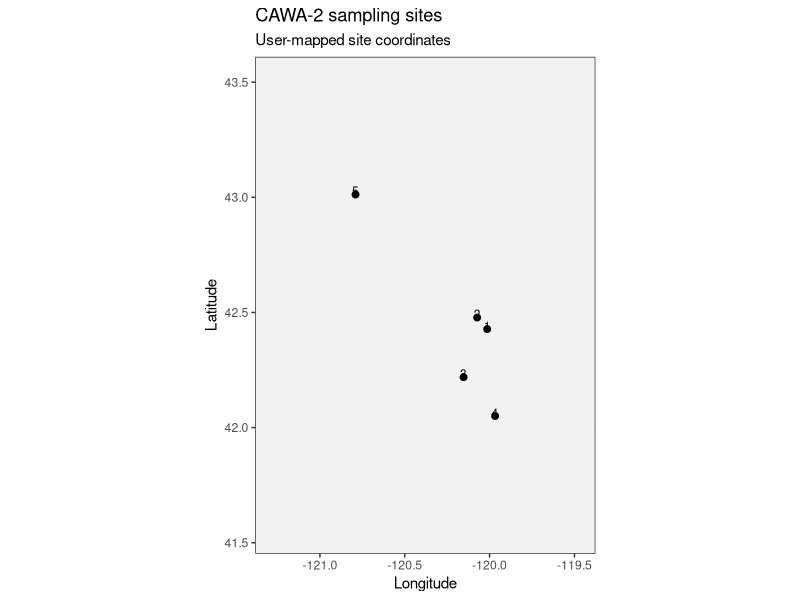
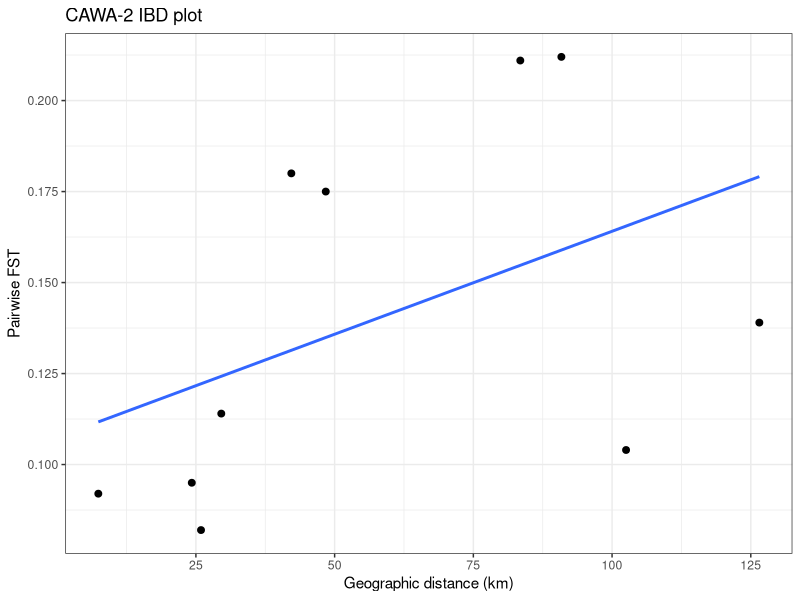

Write the R code that produced these figures, in order. (Note: this script raises an error after producing the figures.)
# ============================================================
# CAWA-2 | Warner sucker
# Catostomus warnerensis
# DeHaan et al. 2017, Ecology of Freshwater Fish
# DOI: 10.1111/eff.12305
# ============================================================
# Workflow notes
# - pairwise FST values are transcribed directly from Table 4
# - coordinates below are best-available approximate mid-creek / mid-canal
#   georeferences inferred from Figure 1
# - these are broad Objective 2 site estimates, not exact capture points
# - negative FST values are set to 0
# - plots are shown in RStudio and are not saved
# ============================================================

library(ggplot2)
library(dplyr)
library(geosphere)
library(maps)

study_code <- "CAWA-2"
base_dir <- "/Users/johnmccall/Library/CloudStorage/OneDrive-TheOhioStateUniversity/Spring_2026/Landgen_DGS/DGS-Patterns-of-Fish-Diversity/DGS-Patterns-of-Fish-Diversity/Objective 2/Data"
study_dir <- file.path(base_dir, study_code)
out_dir <- file.path(study_dir, "data")

if (!dir.exists(study_dir)) dir.create(study_dir, recursive = TRUE, showWarnings = FALSE)
if (!dir.exists(out_dir)) dir.create(out_dir, recursive = TRUE, showWarnings = FALSE)
setwd(study_dir)

# -----------------------------
# 1) site key
# order follows Table 4
# -----------------------------
site_key <- data.frame(
  site = 1:5,
  site_code = c(
    "Honey Creek",
    "Snyder Creek",
    "Deep Creek",
    "Twentymile Creek",
    "Summer Lake Irrigation Canal"
  ),
  stringsAsFactors = FALSE
)

# -----------------------------
# 2) site coordinates
# hard-coded from user-mapped CAWA-2 site csv
# -----------------------------
site_lookup <- data.frame(
  site = 1:5,
  site_code = site_key$site_code,
  lat = c(
    42.4277670,
    42.4779718,
    42.2190014,
    42.0502558,
    43.0120000
  ),
  lon = c(
    -120.0140863,
    -120.0733845,
    -120.1535843,
    -119.9676383,
    -120.7900000
  ),
  stringsAsFactors = FALSE
)

CAWA_2_coords <- site_lookup %>%
  select(site, lat, lon)

# -----------------------------
# 3) pairwise FST matrix
# values below diagonal in Table 4
# -----------------------------
CAWA_2_fst <- matrix(0, nrow = 5, ncol = 5)

CAWA_2_fst[2,1] <- 0.092
CAWA_2_fst[3,1] <- 0.082
CAWA_2_fst[3,2] <- 0.114
CAWA_2_fst[4,1] <- 0.180
CAWA_2_fst[4,2] <- 0.175
CAWA_2_fst[4,3] <- 0.095
CAWA_2_fst[5,1] <- 0.212
CAWA_2_fst[5,2] <- 0.211
CAWA_2_fst[5,3] <- 0.104
CAWA_2_fst[5,4] <- 0.139

CAWA_2_fst[upper.tri(CAWA_2_fst)] <- t(CAWA_2_fst)[upper.tri(CAWA_2_fst)]
diag(CAWA_2_fst) <- 0
CAWA_2_fst[CAWA_2_fst < 0] <- 0

rownames(CAWA_2_fst) <- as.character(site_key$site)
colnames(CAWA_2_fst) <- as.character(site_key$site)

stopifnot(isTRUE(all.equal(CAWA_2_fst, t(CAWA_2_fst))))

# -----------------------------
# 4) map plot
# -----------------------------
world_df <- map_data("world") %>%
  filter(region %in% c("USA", "Canada"))

x_pad <- max(0.5, diff(range(site_lookup$lon)) * 0.12)
y_pad <- max(0.5, diff(range(site_lookup$lat)) * 0.12)

p_map <- ggplot() +
  geom_polygon(
    data = world_df,
    aes(x = long, y = lat, group = group),
    fill = "grey95",
    color = "grey70",
    linewidth = 0.2
  ) +
  geom_point(
    data = site_lookup,
    aes(x = lon, y = lat),
    size = 2
  ) +
  geom_text(
    data = site_lookup,
    aes(x = lon, y = lat, label = site),
    nudge_y = y_pad * 0.03,
    size = 3
  ) +
  coord_quickmap(
    xlim = c(min(site_lookup$lon) - x_pad, max(site_lookup$lon) + x_pad),
    ylim = c(min(site_lookup$lat) - y_pad, max(site_lookup$lat) + y_pad)
  ) +
  labs(
    x = "Longitude",
    y = "Latitude",
    title = "CAWA-2 sampling sites",
    subtitle = "User-mapped site coordinates"
  ) +
  theme_bw()

print(p_map)

# -----------------------------
# 5) IBD plot
# -----------------------------
geo_dist <- geosphere::distm(
  x = as.matrix(site_lookup[, c("lon", "lat")]),
  fun = geosphere::distHaversine
) / 1000

ibd_df <- data.frame(
  dist_km = geo_dist[upper.tri(geo_dist)],
  fst = CAWA_2_fst[upper.tri(CAWA_2_fst)]
)

p_ibd <- ggplot(ibd_df, aes(x = dist_km, y = fst)) +
  geom_point(size = 2) +
  geom_smooth(method = "lm", se = FALSE) +
  labs(
    x = "Geographic distance (km)",
    y = "Pairwise FST",
    title = "CAWA-2 IBD plot"
  ) +
  theme_bw()

print(p_ibd)

# -----------------------------
# 6) save objects
# -----------------------------
save(
  CAWA_2_fst,
  CAWA_2_coords,
  file = file.path(out_dir, "CAWA-2.RData")
)
